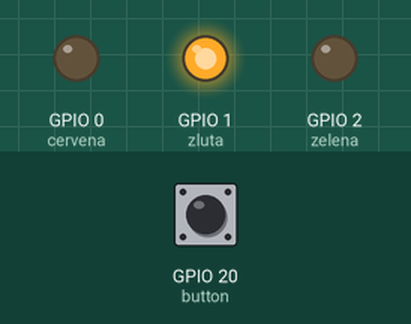
Bench run of a program on a simulated ESP32 board running MicroPython. Shown: output pins drawn as LEDs (lit = HIGH). Inputs (shaded band) come from the test bench; at power-on: GPIO 20 (button) HIGH. Pins used as bus, display or sensor lines are not drawn.

Above: at 1.3 s.
1.4 s: GPIO 20 (button) pulled LOW for 0.15 s
At 2.5 s:
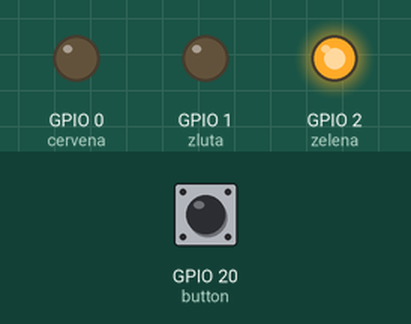
At 5.2 s:
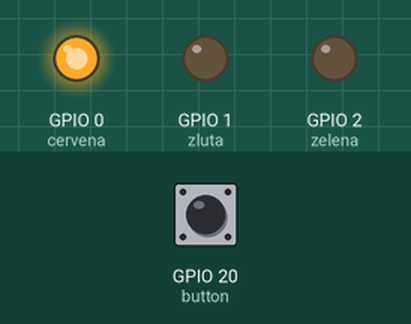
Timing chart, 0 to 6.7 s (numbered marks = the images above; inputs shaded):
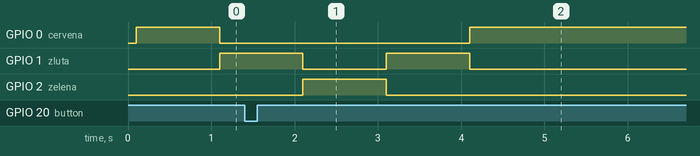

Measured:
- after the input at 1.4 s, GPIO 0 (cervena): goes on until 4.1 s, then stays HIGH; GPIO 1 (zluta): goes on until 4.1 s, then stays LOW; GPIO 2 (zelena): goes on until 3.1 s, then stays LOW

The program:

semafor_a_krizovatka_V2.py
```python
import time
from machine import Pin
from time import sleep

time.sleep(0.1)
cervena = Pin(0, Pin.OUT)
zluta = Pin(1, Pin.OUT)
zelena = Pin(2, Pin.OUT)
button = Pin(20, Pin.IN, Pin.PULL_UP)
prechodbad = Pin(12, Pin.OUT)
prechodgut = Pin(13, Pin.OUT)
zmacknuti = False

def semafor():
    global zmacknuti
    while True:
        if zmacknuti:
            break
        else:
            cervena.value(1)
            for i in range(10):
                if button.value() == 0:
                    zmacknuti = True
                sleep(0.1)
            cervena.value(0)
            zluta.value(1)
            for i in range(10):
                if button.value() == 0:
                    zmacknuti = True
                sleep(0.1)
            zluta.value(0)
            zelena.value(1)
            for i in range(10):
                if button.value() == 0:
                    zmacknuti = True
                sleep(0.1)
            zelena.value(0)
            zluta.value(1)
            for i in range(10):
                if button.value() == 0:
                    zmacknuti = True
                sleep(0.1)
            zluta.value(0)

def prechod():
    global zmacknuti
    while True:
        zmacknuti = False
        prechodgut.value(0)
        prechodbad.value(1)
        semafor()
        prechodbad.value(0)
        prechodgut.value(1)
        cervena.value(1)
        sleep(5)
        for i in range(2):
            prechodgut.value(0)
            sleep(0.5)
            prechodgut.value(1)
            sleep(0.5)
        cervena.value(0)

prechod()
```
